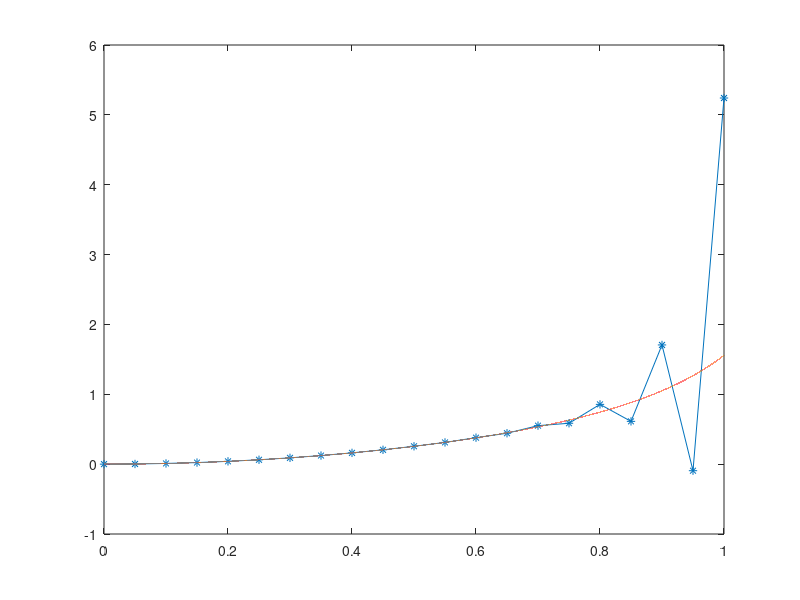

This chart was generated by the following MATLAB code:

t0=0;
T=1;
N=20;
h=T/N
t=t0:h:t0+T;
true=t0:0.00001:t0+T;
ztrue=tan(true.^2);
y=zeros(N+1,1);
%
% Datos iniciales
%
y(1)=tan(t(1)^2);
y(2)=tan(t(2)^2);
y(3)=tan(t(3)^2);

for n=3:N
    y(n+1)=-1.5*y(n)+3*y(n-1)-0.5*y(n-2)+3*h*2*t(n)*(1+y(n)^2);
end
figure
plot(t,y,'*-',true,ztrue);
